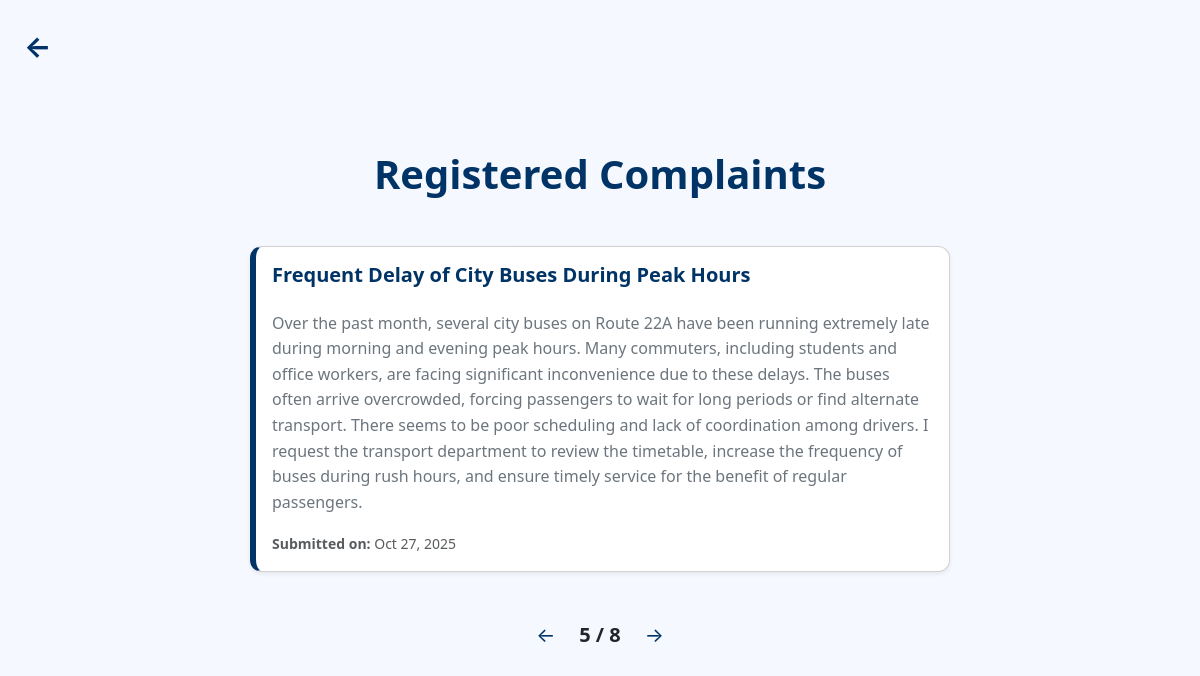
The app's page /complaints_list/?page=5 (signed in), older data.
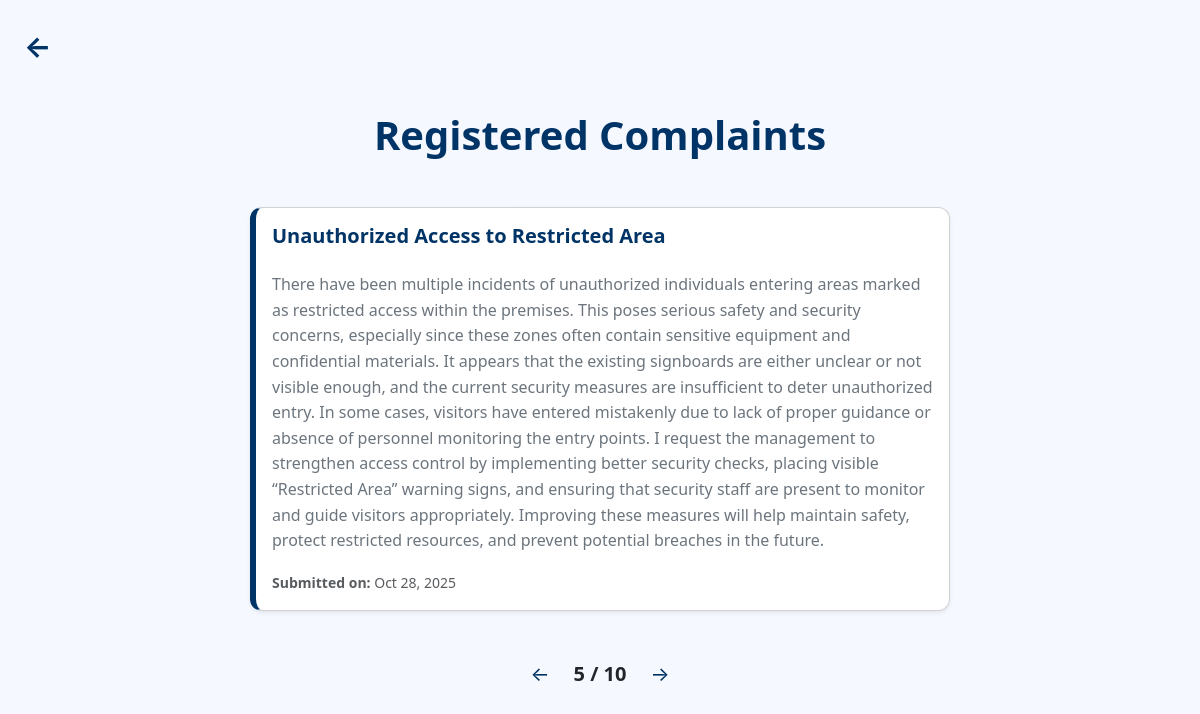
The same page, newer data.
### complaint_manager_app/models.py (models this page shows, shortened)
class Complaint(models.Model):
    STATUS_CHOICES = [
        ('pending','Pending'),
        ('in_progress','In progress'),
        ('resolved','Resolved'),
    ]
    user = models.ForeignKey(User, on_delete=models.CASCADE, null=True, blank=True)
    name = models.CharField(max_length=100)
    email = models.EmailField(max_length=100)
    subject = models.CharField(max_length=100)
    description = models.TextField()
    created_at = models.DateField(auto_now_add=True)
    updated_at = models.DateField(auto_now=True)
    status= models.CharField(max_length=20, choices=STATUS_CHOICES, default='pending')

### complaint_manager_app/views.py (the view)
# urls.py: path('complaints_list/', views.complaints_list,name="complaints_list"),
@login_required
def complaints_list(request):
    complaints = Complaint.objects.all().order_by('-id')
    paginator = Paginator(complaints, 1)
    page_number = request.GET.get('page')
    page_obj = paginator.get_page(page_number)
    return render(request, 'complaints_list.html', {'page_obj': page_obj})

### complaint_manager_app/templates/complaints_list.html (shortened to what this page needs)
{% extends "master.html" %}
{% load static %}
{% block content %}
<a href="{% url 'admin_dashboard' %}"
   class="text-decoration-none position-absolute top-0 start-0 m-4"
   style="font-weight: bold; font-size: 1.8rem; color:#003366;">←</a>
<div class="d-flex flex-column align-items-center justify-content-center py-5" style="min-height: 100vh; background-color: #f5f8ff;">
  <h1 class="fw-bold mb-5" style="color:#003366;">Registered Complaints</h1>
  <div class="w-100 d-flex flex-column align-items-center">
    {% if page_obj %}
      {% for x in page_obj %}
      <div class="card shadow-sm mb-4"
           style="width: 700px; border-left: 6px solid #003366; border-radius: 12px; background-color: #ffffff;">
        <div class="card-body">
          <h5 class="card-title fw-semibold mb-4" style="color:#003366;">{{ x.subject }}</h5>
          <p class="card-text text-secondary mb-3" style="line-height: 1.6;">{{ x.description }}</p>
          <p class="text-muted mb-0">
            <small><strong>Submitted on:</strong> {{ x.created_at|date:"M d, Y" }}</small>
          </p>
        </div>
      </div>
      {% endfor %}
    {% else %}
      <p class="text-center text-muted">No complaints found.</p>
    {% endif %}
  </div>
  <div class="d-flex justify-content-center align-items-center mt-4 fs-5">
    {% if page_obj.has_previous %}
      <a href="?page={{ page_obj.previous_page_number }}" class="text-decoration-none me-4" style="color:#003366;">←</a>
    {% endif %}
    <span class="fw-semibold text-dark">{{ page_obj.number }} / {{ page_obj.paginator.num_pages }}</span>
    {% if page_obj.has_next %}
      <a href="?page={{ page_obj.next_page_number }}" class="text-decoration-none ms-4" style="color:#003366;">→</a>
    {% endif %}
  </div>
</div>
{% endblock %}

Row changes from the older to the newer data that the page shows:
no longer on this page (row edited): Complaint: subject "Frequent Delay of City Buses During Peak Hours", description "Over the past month, several city buses on Route 22A have been running extremely late during morning and evening peak hours. Many commuters, including students and office workers, are facing significant inconvenience due to these delays. The buses often arrive overcrowded, forcing passengers to wait for long periods or find alternate transport. There seems to be poor scheduling and lack of coordination among drivers. I request the transport department to review the timetable, increase the frequency of buses during rush hours, and ensure timely service for the benefit of regular passengers.", created_at "Oct 27, 2025"
now on this page (row unchanged): Complaint: subject "Unauthorized Access to Restricted Area", description "There have been multiple incidents of unauthorized individuals entering areas marked as restricted access within the premises. This poses serious safety and security concerns, especially since these zones often contain sensitive equipment and confidential materials. It appears that the existing signboards are either unclear or not visible enough, and the current security measures are insufficient to deter unauthorized entry. In some cases, visitors have entered mistakenly due to lack of proper guidance or absence of personnel monitoring the entry points. I request the management to strengthen access control by implementing better security checks, placing visible “Restricted Area” warning…", created_at "Oct 28, 2025"
Text that changed along with them:
{{ page_obj.paginator.num_pages }}: "8" → "10"
